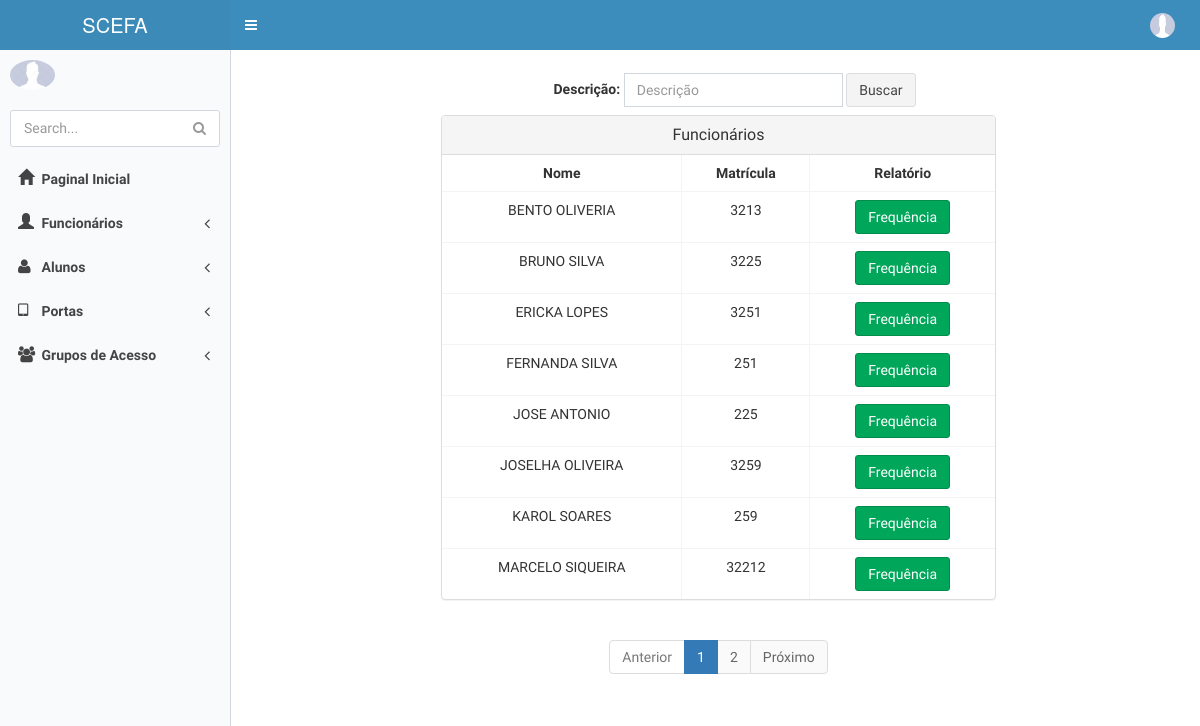
The page /funcionarios/ (signed in) on the database its author committed.
### appPonto/models.py (models this page shows, shortened)
class Pessoa(User):
    nome = models.CharField("Nome", max_length=255)
    cpf = models.CharField('CPF', max_length=14, unique=True)
    sexos = (('Masculino', 'Masculino'),
             ('Feminino', 'Feminino'),)
    sexo = models.CharField(max_length=30, choices=sexos)
    Email = models.EmailField("E-mail", max_length=200)
    telefone = models.CharField("Telefone", max_length=20)
    dataNascimento = models.DateField('Data de Nascimento', max_length=10)
    endereco = models.CharField('Endereço', max_length=200, null=True)
    id_digital = models.IntegerField(null=True, blank=True, unique=True)
    img_dital = models.CharField(null=True, max_length=100, blank=True)
    Situacoes = (
        ('Ativo', 'Ativo'),
        ('Desativado', 'Desativado'),
    )
    situacao = models.CharField('Situação',
                                max_length=30,
                                choices=Situacoes,
                                )
    foto = models.ImageField(
        upload_to='fotos', verbose_name='foto',
        null=True, blank=True)
    class Meta: permissions = (('view_pessoa', 'Can see pessoa'),)

class Funcionario(Pessoa):
    matricula = models.CharField("Matricula", max_length=20, unique=True)
    cargo = models.ForeignKey(Cargo,on_delete=models.PROTECT,verbose_name="Cargo")
    dataAdmissao = models.DateField('Data de Admissão', default=timezone.now)
    salario = models.DecimalField("Salário", max_digits=10, decimal_places=2, null=True)
    class Meta: permissions = (('view_funcionario', 'Can see funcionario'),)

class Pessoa(User):
    nome = models.CharField("Nome", max_length=255)
    cpf = models.CharField('CPF', max_length=14, unique=True)
    sexos = (('Masculino', 'Masculino'),
             ('Feminino', 'Feminino'),)
    sexo = models.CharField(max_length=30, choices=sexos)
    Email = models.EmailField("E-mail", max_length=200)
    telefone = models.CharField("Telefone", max_length=20)
    dataNascimento = models.DateField('Data de Nascimento', max_length=10)
    endereco = models.CharField('Endereço', max_length=200, null=True)
    id_digital = models.IntegerField(null=True, blank=True, unique=True)
    img_dital = models.CharField(null=True, max_length=100, blank=True)
    Situacoes = (
        ('Ativo', 'Ativo'),
        ('Desativado', 'Desativado'),
    )
    situacao = models.CharField('Situação',
                                max_length=30,
                                choices=Situacoes,
                                )
    foto = models.ImageField(
        upload_to='fotos', verbose_name='foto',
        null=True, blank=True)
    class Meta: permissions = (('view_pessoa', 'Can see pessoa'),)

### appPonto/views.py (the view)
# urls.py: url(r'^funcionarios/$', funcionarios, name='funcionarios'),
@permission_required('appPonto.view_funcionario', login_url='erro_permissao')
def funcionarios(request):
    criterio = request.GET.get('criterio')
    if criterio:
        funcionarios = Funcionario.objects.filter(nome__icontains=criterio).order_by('nome')
    else:
        funcionarios = Funcionario.objects.all().order_by('nome')
        criterio = ""
    paginator = Paginator(funcionarios, 8)
    page = request.GET.get('page')
    try:
        funcionarios = paginator.page(page)
    except PageNotAnInteger:
        funcionarios = paginator.page(1)
    except EmptyPage:
        funcionarios = paginator.page(paginator.num_pages)
    dados = {'funcionarios': funcionarios, 'criterio': criterio, 'paginator': paginator, 'page_obj': funcionarios}
    return render(request, 'Frequencia/funcionarios.html', dados)

### templates/Frequencia/funcionarios.html (shortened to what this page needs)
{% extends 'base.html' %}
{% block conteudo %}
    <section class="container">
        <div class="row">
         <fieldset>
             <div class="col-sm-6 col-sm-offset-3">
                 <form class="navbar-form navbar-left" role="search" method="get" action="">
                    <div class="form-group">
                      <label>Descrição:</label>
                        <input type="text" id="criterio" name="criterio" value="{{ criterio }}" class="form-control" placeholder="Descrição">
                    </div>
                    <button type="submit" class="btn btn-default">Buscar</button>
                 </form>
             </div>
            </fieldset>
            <div class="col-sm-6 col-sm-offset-2">
                <div class="panel panel-default">
                    <div class="panel-heading">
                        <h3 class="panel-title" style="text-align: center;">Funcionários</h3>
                    </div>
                    <table class="table table-bordered">
                        <tr>
                            <th>Nome</th>
                            <th>Matrícula</th>
                            <th>Relatório</th>
                        </tr>
                        {% for funcionario in funcionarios %}
                             <tr>
                                <td>
                                    {{ funcionario.nome | upper}}</td>
                                <td>{{ funcionario.matricula}}</td>
                                 <td><a href="{% url 'busca_frequencia_funcionario' funcionario.pk %}"
                                        class="btn btn-success">Frequência</a></td>
                             </tr>
                        {% endfor %}
                    </table>
                </div>
                {% include 'utils/paginacao.html' %}
            </div>
        </div>
    </section>
{% endblock %}

### templates/base.html (style rules this page uses)
body { background-color: blue; }

### templates/Frequencia/funcionarios.html (style rules this page uses)
td,th { text-align: center; }

### rows shown on the page
Funcionario: nome "BENTO OLIVERIA", matricula "3213"
Funcionario: nome "BRUNO SILVA", matricula "3225"
Funcionario: nome "ERICKA LOPES", matricula "3251"
Funcionario: nome "FERNANDA SILVA", matricula "251"
Funcionario: nome "JOSE ANTONIO", matricula "225"
Funcionario: nome "JOSELHA OLIVEIRA", matricula "3259"
Funcionario: nome "KAROL SOARES", matricula "259"
Funcionario: nome "MARCELO SIQUEIRA", matricula "32212"

### other values the page prints
{{ page }} "1" "2"
